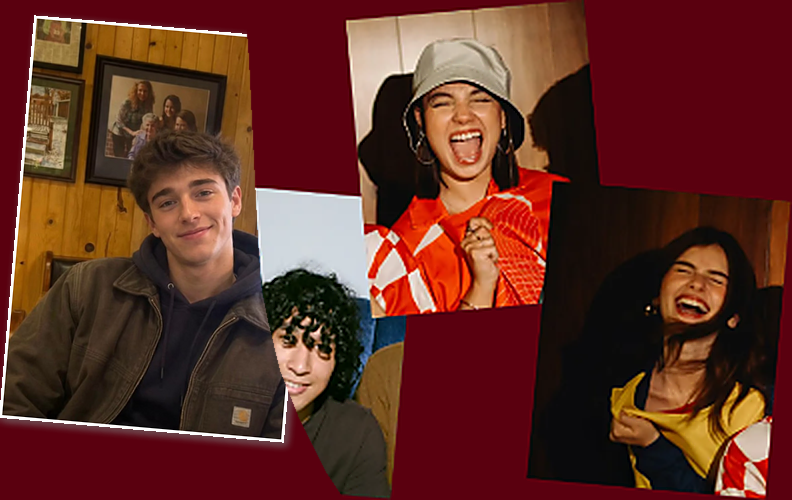
#> input picture scratch/final_candidate_balanced.png, 792 x 500 px, given in place of party_of_four_cards.png, which was not available
$ python generate_final_candidates.py
#> lines starting #> are read from the running program, lines starting #| are printed output that depends on the picture; pictures that were not available may be replaced by others from this repository, and a replacement may not be noted
import os
from PIL import Image, ImageDraw, ImageFilter
import numpy as np

cards_orig = Image.open('public/images/party_of_four_cards.png').convert('RGBA')
#> cards_orig is the input picture: PIL image 792x500 RGBA; mean R, G, B, A 96.6, 45.8, 36.2, 254.6
user_new = Image.open(r'C:/Users/galan/.gemini/antigravity/brain/ddc39c74-efb6-4df6-94ec-b3cf0ab7f65a/.user_uploaded/media_1789473482059.jpg').convert('RGBA')
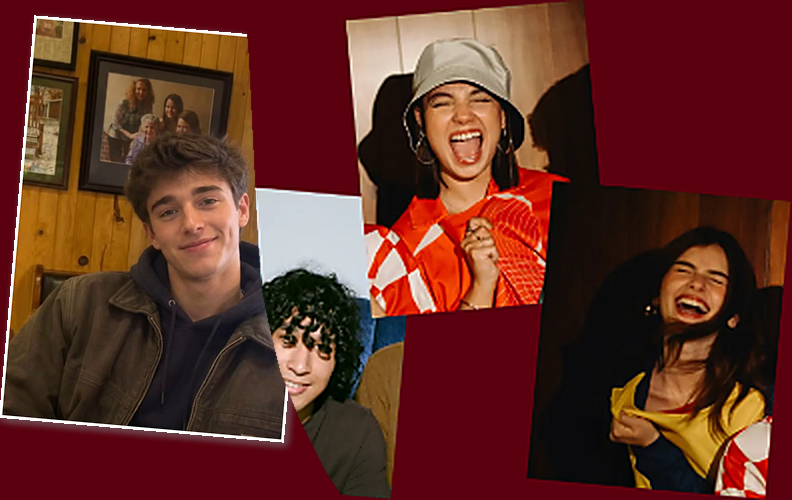
#> input picture scratch/final_candidate_close.png, 792 x 500 px, given in place of media_1789473482059.jpg, which was not available
#> user_new is the input picture: PIL image 792x500 RGBA; mean R, G, B, A 96.9, 46, 36.4, 254.6

# Card 1 geometry
# Size: 286 x 404
# Angle: -5.0 degrees
# Center: cx = 159.1, cy = 229.0
card_w, card_h = 286, 404
border = 3
photo_w, photo_h = card_w - 2 * border, card_h - 2 * border # 280 x 398

# Framing options:
crops = {
    # 1. Full height/width framing (shows full jacket and wooden wall background)
    'full': (0, 0, 727, int(727 / photo_w * photo_h)),
    # 2. Balanced portrait framing (matching the original card scale and head size)
    'balanced': (35, 15, 35 + 655, 15 + int(655 / photo_w * photo_h)),
    # 3. Closer portrait framing
    'close': (60, 30, 60 + 600, 30 + int(600 / photo_w * photo_h))
}

for name, crop_rect in crops.items():
    # 1. Background canvas #5a000f
    canvas = Image.new('RGBA', cards_orig.size, (90, 0, 15, 255))

    # 2. Prepare card
    cropped = user_new.crop(crop_rect)
    resized = cropped.resize((photo_w, photo_h), Image.Resampling.LANCZOS)

    card_upright = Image.new('RGBA', (card_w, card_h), (252, 252, 252, 255))
    card_upright.paste(resized, (border, border))

    # Optional: subtle rounded corners on the card (e.g. 2px radius)
    # The original polaroid cards have crisp slightly rounded corners
    corner_mask = Image.new('L', (card_w, card_h), 255)
    draw_c = ImageDraw.Draw(corner_mask)
    # 2px rounded corners
    draw_c.rounded_rectangle([(0, 0), (card_w - 1, card_h - 1)], radius=3, fill=255, outline=255)
    card_upright.putalpha(corner_mask)

    # 3. Rotate Card 1
    # Rotate by -5.0 degrees with bicubic interpolation
    card_rot = card_upright.rotate(-5.0, resample=Image.Resampling.BICUBIC, expand=True)

    rot_w, rot_h = card_rot.size
    paste_x = int(round(159.1 - rot_w / 2))
    paste_y = int(round(229.0 - rot_h / 2))

    # 4. Drop shadow
    shadow_mask = card_rot.split()[3]
    shadow_layer = Image.new('RGBA', cards_orig.size, (0, 0, 0, 0))

    # Card shadow (soft dark red/black shadow)
    shadow_stamp = Image.new('RGBA', card_rot.size, (20, 0, 5, 150))
    # Offset shadow by (4, 4) down-right
    shadow_layer.paste(shadow_stamp, (paste_x + 3, paste_y + 3), shadow_mask)
    shadow_layer = shadow_layer.filter(ImageFilter.GaussianBlur(radius=3.5))

    canvas.paste(shadow_layer, (0, 0), shadow_layer)

    # 5. Paste Card 1
    canvas.paste(card_rot, (paste_x, paste_y), card_rot)

    # 6. Overlay Cards 2, 3, 4
    # Let's create the precise mask for Cards 2, 3, 4
    overlay_mask = Image.new('L', cards_orig.size, 0)
    draw_mask = ImageDraw.Draw(overlay_mask)

    # Precise polygon following Card 2 left border and Card 3 border:
    # Card 2 left edge goes from (248, 18) down to (254, 280)
    # Card 3 top-left edge goes from (254, 280) to (270, 310) down to (290, 480)
    poly = [
        (246, 0),
        (246, 18),
        (249, 60),
        (252, 120),
        (255, 180),
        (258, 240),
        (261, 285),
        (268, 320),
        (280, 370),
        (300, 420),
        (325, 470),
        (345, 500),
        (792, 500),
        (792, 0)
    ]
    draw_mask.polygon(poly, fill=255)
    overlay_mask = overlay_mask.filter(ImageFilter.GaussianBlur(radius=0.5))

    canvas.paste(cards_orig, (0, 0), overlay_mask)

    out_file = f'scratch/final_candidate_{name}.png'
    canvas.save(out_file)
    print(f"Generated {out_file}")
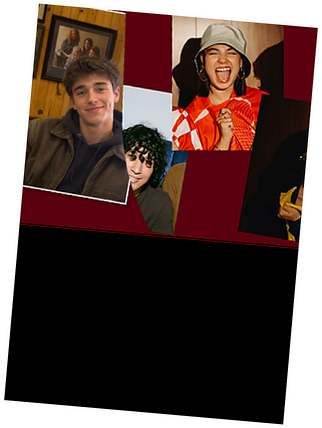
#> card_rot: PIL image 322x428 RGBA; mean R, G, B, A 50.6, 29.6, 25.2, 213.8; transparent parts drawn white
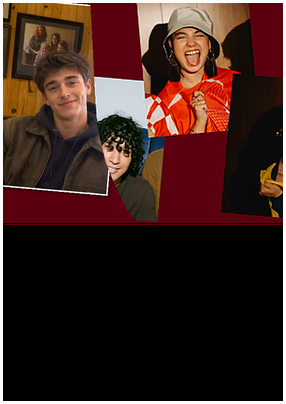
#> card_upright: PIL image 286x404 RGBA; mean R, G, B, A 60.6, 35.5, 30.3, 255
#> corner_mask: PIL image 286x404 L; every value is 255
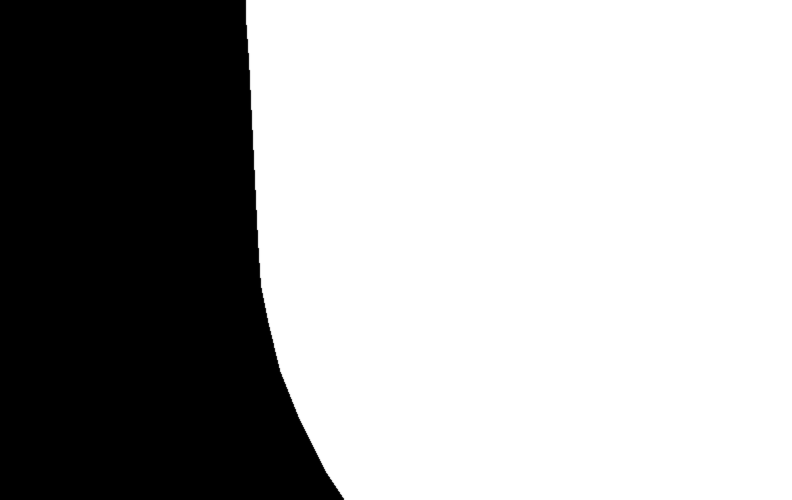
#> overlay_mask: PIL image 792x500 L; min 0, max 255, mean 167.9
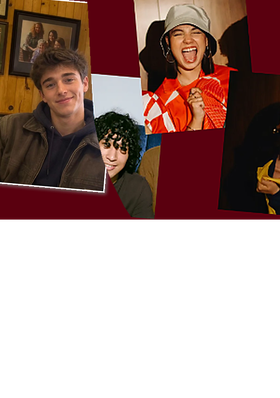
#> resized: PIL image 280x398 RGBA; mean R, G, B, A 53.5, 27.5, 22.1, 140.5; transparent parts drawn white
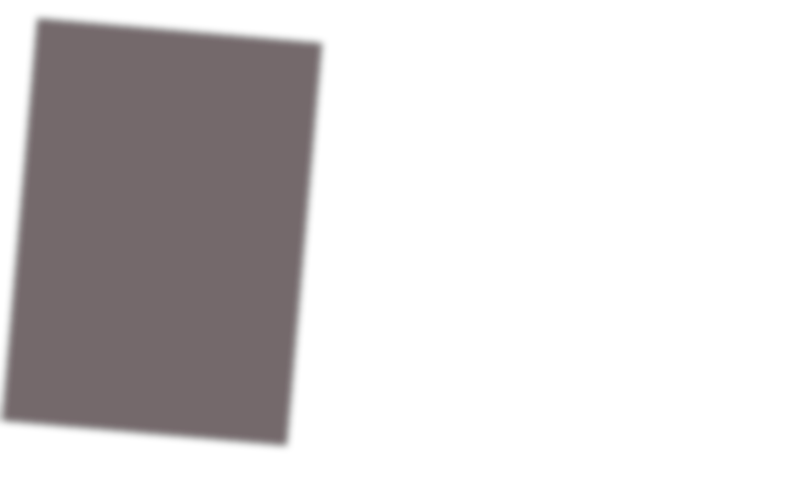
#> shadow_layer: PIL image 792x500 RGBA; mean R, G, B, A 5.8, 0, 1.5, 43.8; transparent parts drawn white
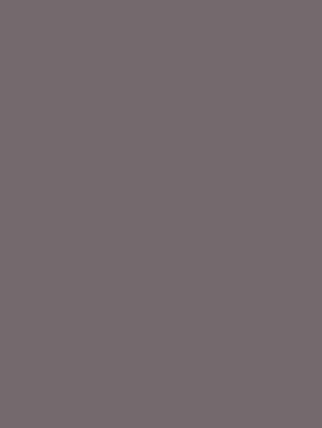
#> shadow_stamp: PIL image 322x428 RGBA; mean R, G, B, A 20, 0, 5, 150; transparent parts drawn white
